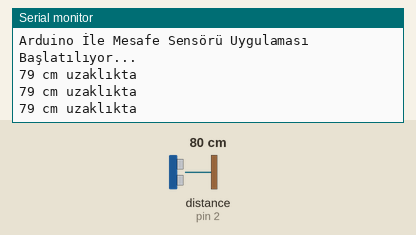
Simulated run of this sketch. Board: Arduino Uno, built with avr-gcc and run on an emulated ATmega328P. On the bench: the last lines printed to the serial monitor. Wiring (inferred from the names in the program): ultrasonic range finder: trigger pin 4; echo pin 2. The inputs (shaded band) are chosen by the test bench; at power-on: distance to the obstacle (sensor on pin 2) 80 cm. The echo pulse lasts 58.3 µs per cm.

Above: at 4.2 s.
4.3 s: distance to the obstacle (sensor on pin 2) set to 2 cm
At 4.9 s:
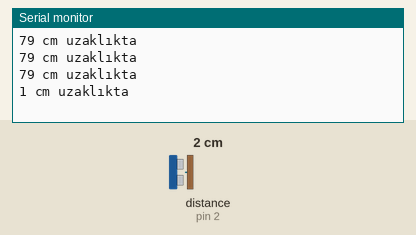
5.8 s: distance to the obstacle (sensor on pin 2) set to 4 cm
At 6.4 s:
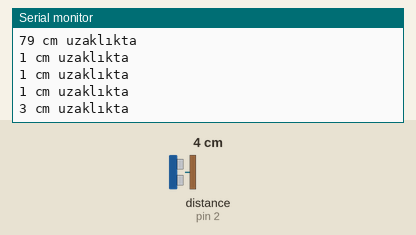
Timing chart, 0 to 8.8 s (numbered marks = the images above; inputs shaded):
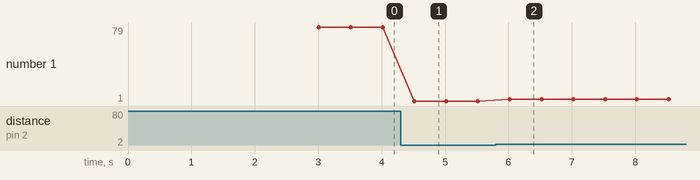

The sketch:

mesafe.ino
```cpp
#define trigPin 4
#define echoPin 2
long sure=0;
long mesafe=0;

void setup () {
Serial.begin(9600);
pinMode(trigPin, OUTPUT);
pinMode(echoPin, INPUT);

Serial.println("Arduino İle Mesafe Sensörü Uygulaması Başlatılıyor...");
delay(3000);
}
void loop () {
digitalWrite(trigPin, LOW);
delayMicroseconds(3);
digitalWrite(trigPin, HIGH);
delayMicroseconds(10);
digitalWrite(trigPin, LOW);

sure = pulseIn(echoPin, HIGH);

mesafe = (sure/2) * 0.0343;
Serial.print(mesafe);
Serial.println(" cm uzaklıkta");
delay(500);
}
```

Measured:
- after the input at 4.3 s, the serial monitor: prints a new line after 0.22 s (image 1)
- after the input at 5.8 s, the serial monitor: prints a new line after 0.22 s (image 2)
- plotted number 1: 79 → 1 after the input at 4.3 s, 1 → 3 after the input at 5.8 s
